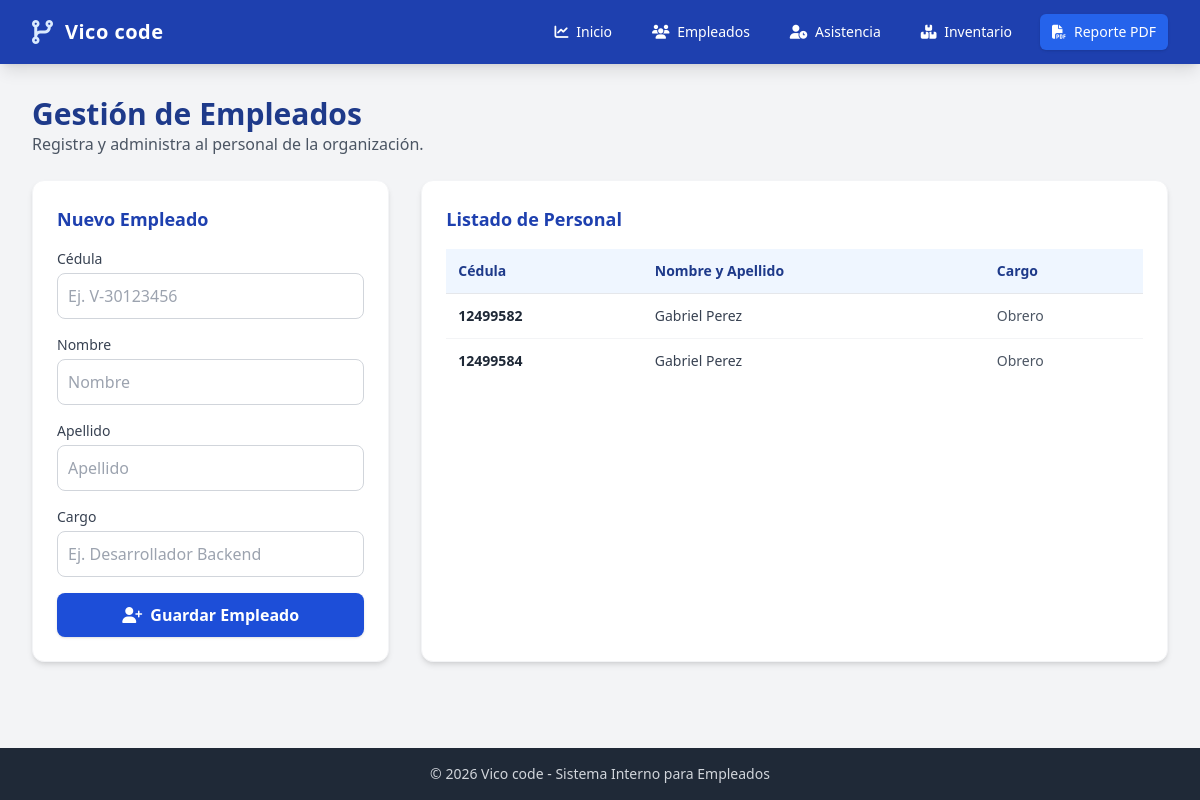
The app's page /empleados with its own data.
### models.py (models this page shows)
class Empleado(Base):
    __tablename__ = "empleados"
    id = Column(Integer, primary_order=True, primary_key=True, index=True)
    cedula = Column(String(20), unique=True, index=True, nullable=False)
    nombre = Column(String(100), nullable=False)
    apellido = Column(String(100), nullable=False)
    cargo = Column(String(100), nullable=False)
    marcajes = relationship("MarcajeAsistencia", back_populates="empleado")
    inventario = relationship("RegistroInventario", back_populates="empleado")

### main.py (the view)
@app.get("/empleados")
def empleados_view(request: Request, db: Session = Depends(get_db)):
    empleados = db.query(Empleado.id, Empleado.cedula, Empleado.nombre, Empleado.apellido, Empleado.cargo).all()
    return templates.TemplateResponse(
        request,
        "empleados.html",
        {
            "empleados": empleados,
        },
    )

### templates/empleados.html (shortened to what this page needs)
{% extends "base.html" %}
{% block content %}
<div class="mb-6">
    <h1 class="text-3xl font-bold text-brand-900">Gestión de Empleados</h1>
    <p class="text-gray-600">Registra y administra al personal de la organización.</p>
</div>
<div class="grid grid-cols-1 lg:grid-cols-3 gap-8">
    <div class="bg-white p-6 rounded-xl shadow-md border border-gray-100">
        <h2 class="text-lg font-bold text-brand-800 mb-4">Nuevo Empleado</h2>
        <form action="/empleados/registrar" method="POST" class="space-y-4">
            <div>
                <label class="block text-sm font-medium text-gray-700 mb-1">Cédula</label>
                <input type="text" name="cedula" placeholder="Ej. V-30123456" required class="w-full border-gray-300 rounded-lg p-2.5 border focus:ring-2 focus:ring-brand-500 focus:outline-none">
            </div>
            <div>
                <label class="block text-sm font-medium text-gray-700 mb-1">Nombre</label>
                <input type="text" name="nombre" placeholder="Nombre" required class="w-full border-gray-300 rounded-lg p-2.5 border focus:ring-2 focus:ring-brand-500 focus:outline-none">
            </div>
            <div>
                <label class="block text-sm font-medium text-gray-700 mb-1">Apellido</label>
                <input type="text" name="apellido" placeholder="Apellido" required class="w-full border-gray-300 rounded-lg p-2.5 border focus:ring-2 focus:ring-brand-500 focus:outline-none">
            </div>
            <div>
                <label class="block text-sm font-medium text-gray-700 mb-1">Cargo</label>
                <input type="text" name="cargo" placeholder="Ej. Desarrollador Backend" required class="w-full border-gray-300 rounded-lg p-2.5 border focus:ring-2 focus:ring-brand-500 focus:outline-none">
            </div>
            <button type="submit" class="w-full bg-brand-700 hover:bg-brand-800 text-white font-semibold py-2.5 rounded-lg shadow transition">
                <i class="fa-solid fa-user-plus mr-1"></i> Guardar Empleado
            </button>
        </form>
    </div>
    <div class="lg:col-span-2 bg-white p-6 rounded-xl shadow-md border border-gray-100">
        <h2 class="text-lg font-bold text-brand-800 mb-4">Listado de Personal</h2>
        <div class="overflow-x-auto">
            <table class="w-full text-left border-collapse">
                <thead>
                    <tr class="bg-brand-50 text-brand-900 text-sm">
                        <th class="p-3 border-b">Cédula</th>
                        <th class="p-3 border-b">Nombre y Apellido</th>
                        <th class="p-3 border-b">Cargo</th>
                    </tr>
                </thead>
                <tbody class="divide-y divide-gray-100 text-sm">
                    {% for emp in empleados %}
                    <tr class="hover:bg-gray-50">
                        <td class="p-3 font-semibold text-gray-800">{{ emp.cedula }}</td>
                        <td class="p-3 text-gray-700">{{ emp.nombre }} {{ emp.apellido }}</td>
                        <td class="p-3 text-gray-600">{{ emp.cargo }}</td>
                    </tr>
                    {% else %}
                    <tr>
                        <td colspan="3" class="p-4 text-center text-gray-500">No hay empleados registrados.</td>
                    </tr>
                    {% endfor %}
                </tbody>
            </table>
        </div>
    </div>
</div>
{% endblock %}

### records on screen
Empleado: cedula "12499582", nombre "Gabriel", apellido "Perez", cargo "Obrero"
Empleado: cedula "12499584", nombre "Gabriel", apellido "Perez", cargo "Obrero"
